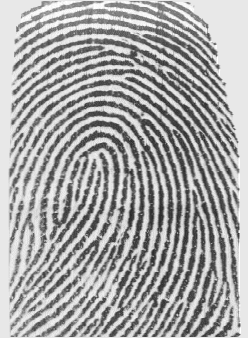
%> input picture Fingerprint/example1_1.png, 248 x 338 px
$ octave main.m   (GNU Octave 9; MATLAB toolbox functions it lacks are replaced by stand-ins)
%> lines starting %> are read from the running program, lines starting %| are printed output that depends on the picture
% Fingerprint Biometrics Lab


clear all
close all

%include the path with the functions to use
addpath('img');
addpath('data');

%obtain fingerprint images
I1=imread(['example1_1.png']);
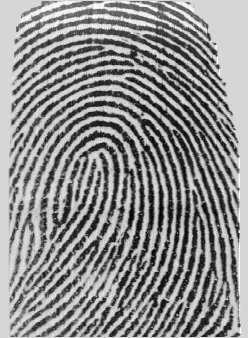
%> I1: size 338x248 uint8; min 0, max 38, mean 21.1; drawn with min black and max white
I2=imread(['example1_2.png']);
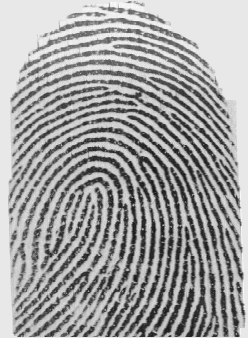
%> input picture Fingerprint/example1_2.png, 248 x 338 px
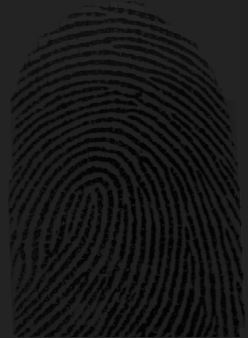
%> I2: size 338x248 uint8; min 0, max 41, mean 23.2
subplot(121)
imagesc(I1)
subplot(122)
imagesc(I2)
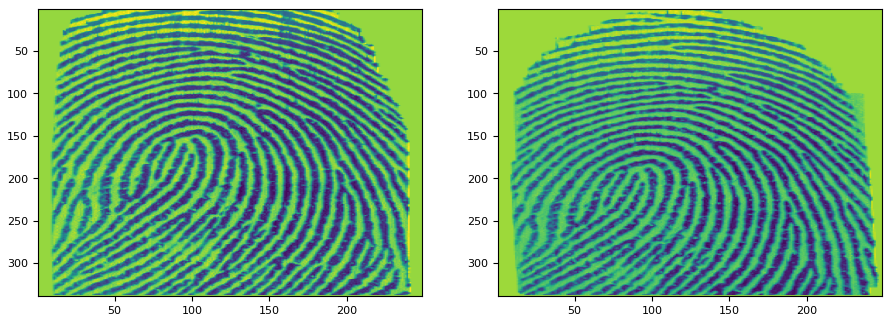
%> figure redrawn from the program's plot data, 2 panels


%Fingerprint Enhancement - FFT Magnitude
%> (the run ends here)
